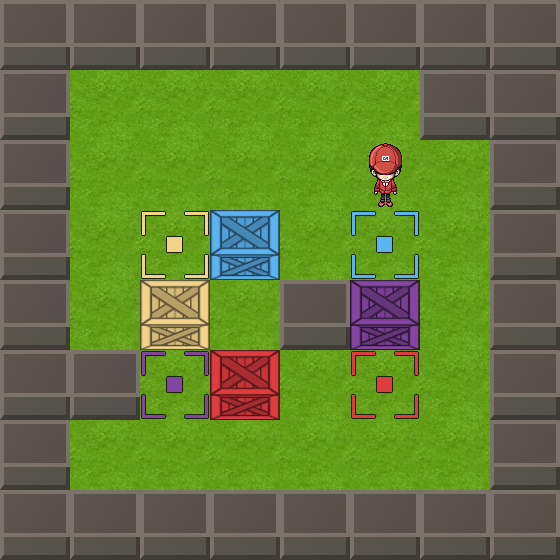

A level layout from a 2D game, rendered from its tile map. Below: a short description, then the map file with its tile-grid data intact:
An orthogonal 8x8 tile map with 70x70 px tiles, 4 tile layers (level, targets, player, boxes).

<map version="1.2" tiledversion="1.2.4" orientation="orthogonal" renderorder="right-down" width="8" height="8" tilewidth="70" tileheight="70" infinite="0" nextlayerid="5" nextobjectid="1">
 <tileset firstgid="1" name="sokoban" tilewidth="70" tileheight="70" tilecount="56" columns="8">
  <image source="../kanamiSprite2.png" width="560" height="490" />
 </tileset>
 <layer id="1" name="level" width="8" height="8">
  <data encoding="csv">
47,47,47,47,47,47,47,47,
47,30,30,30,30,30,47,47,
47,30,30,30,30,30,30,47,
47,30,30,30,30,30,30,47,
47,30,30,30,47,30,30,47,
47,47,30,30,30,30,30,47,
47,30,30,30,30,30,30,47,
47,47,47,47,47,47,47,47
</data>
 </layer>
 <layer id="2" name="targets" width="8" height="8">
  <data encoding="csv">
0,0,0,0,0,0,0,0,
0,0,0,0,0,0,0,0,
0,0,0,0,0,0,0,0,
0,0,45,0,0,41,0,0,
0,0,0,0,0,0,0,0,
0,0,46,0,0,42,0,0,
0,0,0,0,0,0,0,0,
0,0,0,0,0,0,0,0
</data>
 </layer>
 <layer id="3" name="player" width="8" height="8">
  <data encoding="csv">
0,0,0,0,0,0,0,0,
0,0,0,0,0,0,0,0,
0,0,0,0,0,8,0,0,
0,0,0,0,0,0,0,0,
0,0,0,0,0,0,0,0,
0,0,0,0,0,0,0,0,
0,0,0,0,0,0,0,0,
0,0,0,0,0,0,0,0
</data>
 </layer>
 <layer id="4" name="boxes" width="8" height="8">
  <data encoding="csv">
0,0,0,0,0,0,0,0,
0,0,0,0,0,0,0,0,
0,0,0,0,0,0,0,0,
0,0,0,33,0,0,0,0,
0,0,37,0,0,38,0,0,
0,0,0,34,0,0,0,0,
0,0,0,0,0,0,0,0,
0,0,0,0,0,0,0,0
</data>
 </layer>
</map>
